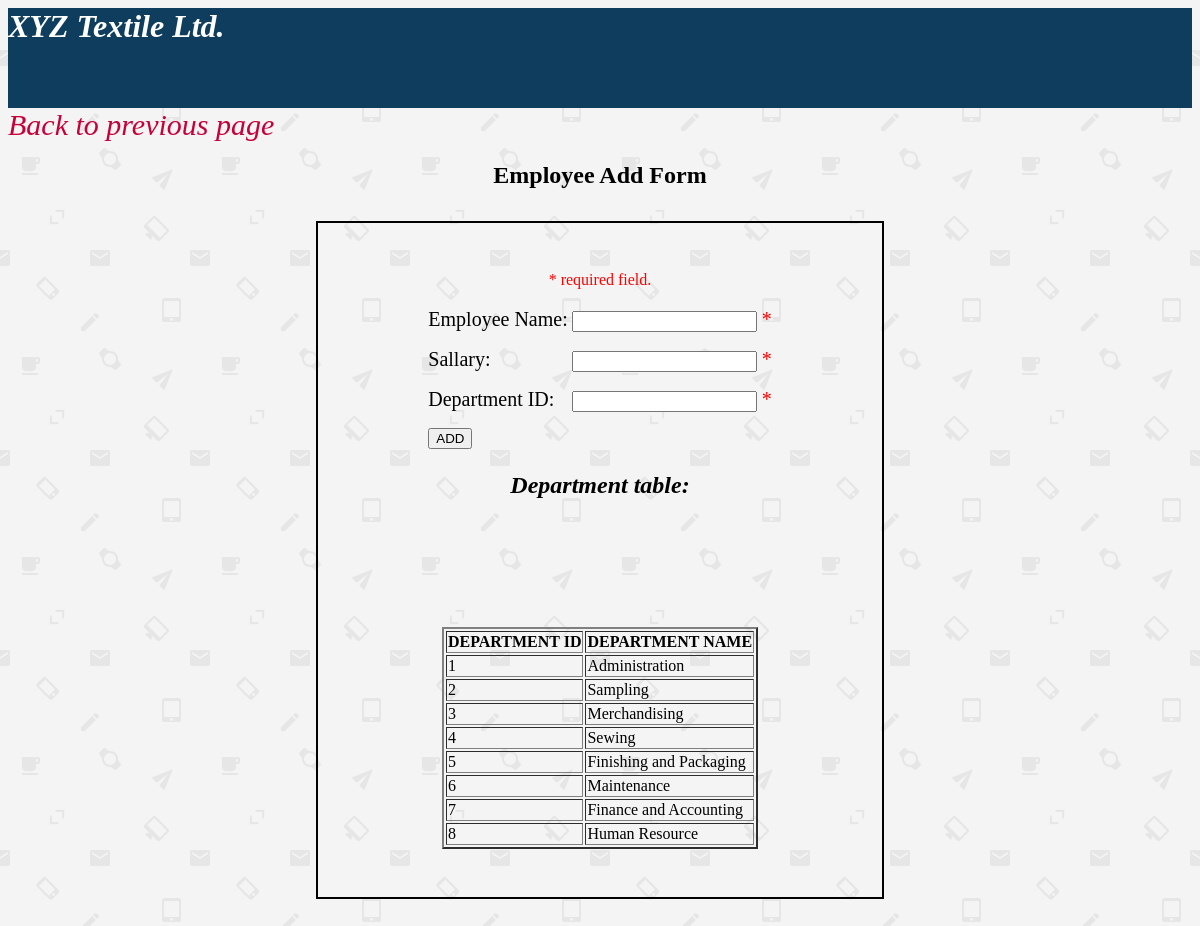
Screenshot of /addemp.php with the database file from the repository.
### tables this page shows
CREATE TABLE `department` (
  `dept_id` int(11) NOT NULL,
  `dept_name` varchar(50) NOT NULL,
  `messageman` text NOT NULL
);

### addemp.php (the view, shortened to what this page needs)
<?php
$nameerr=$salerr=$iderr="";
?>
<html>
   <head>
   </head>
<body style="background-image: url(img.png)">
	<div class="header">
		<marquee behavior="scroll" direction="left"><h1><i>XYZ Textile Ltd.</i></h1></marquee>
	</div>
	<a href="adminprof.php"><i>Back to previous page</i></a>
	<center>
	<h2>Employee Add Form</h2>
	<div class="container">
	<p><span class = "error">* required field.</span></p>
	<form action ="#" method="POST">
		<table style="font-size:20px">
			<tr>
				<td>Employee Name:</td>
				<td><input type="text" name="name">
				<span class = "error">* <?php echo $nameerr;?></span>
			</td>
			</tr>
			<tr>
				<td>Sallary:</td>
				<td><input type="text" name="salary">
				<span class = "error">* <?php echo $salerr;?></span></td>
			</tr>
			<tr>
				<td>Department ID:</td>
				<td><input type="number" name="id">
				<span class = "error">* <?php echo $iderr;?></span></td>
			</tr>
			<tr>
	<td><input type="submit" name="submit" value="ADD"></td></tr>
</table>
			<p>
				<center><h2><i>Department table:</i></h2>
				<?php
				$conn=mysqli_connect("localhost","root","","company");
$sql="SELECT * FROM department";
$result= mysqli_query($conn,$sql);
if(mysqli_num_rows($result)>0){
	echo "<table border='2'>";
	echo "<tr><th>DEPARTMENT ID</th>
	      <th>DEPARTMENT NAME</th>
	      </tr>";
	      while($row=mysqli_fetch_assoc($result)){
	      	echo "<tr>";
	      	echo "<td>". $row['dept_id']."</td>";
	      	 echo "<td>". $row['dept_name']."</td>";
	      	 echo "</tr>";
	      }
	      echo "</table>";
}
     else{
        echo "No records matching your query were found.";
    }
?>
</center>
</p>
</form>
</div>
</center>
</body>
</html>

### addemp.php (style rules this page uses)
.header { background-color: #0E3D5E; color:white; height:100px; }
a { text-decoration: none; color:#C70039; font-size:30px; text-align:left; }
.container { border:2px solid black; width:500px; margin:2rem auto; padding:2rem; }
.error { color: #FF0000; }

### rows the page displays
department: dept_id "1", dept_name "Administration"
department: dept_id "2", dept_name "Sampling"
department: dept_id "3", dept_name "Merchandising"
department: dept_id "4", dept_name "Sewing"
department: dept_id "5", dept_name "Finishing and Packaging"
department: dept_id "6", dept_name "Maintenance"
department: dept_id "7", dept_name "Finance and Accounting"
department: dept_id "8", dept_name "Human Resource"
